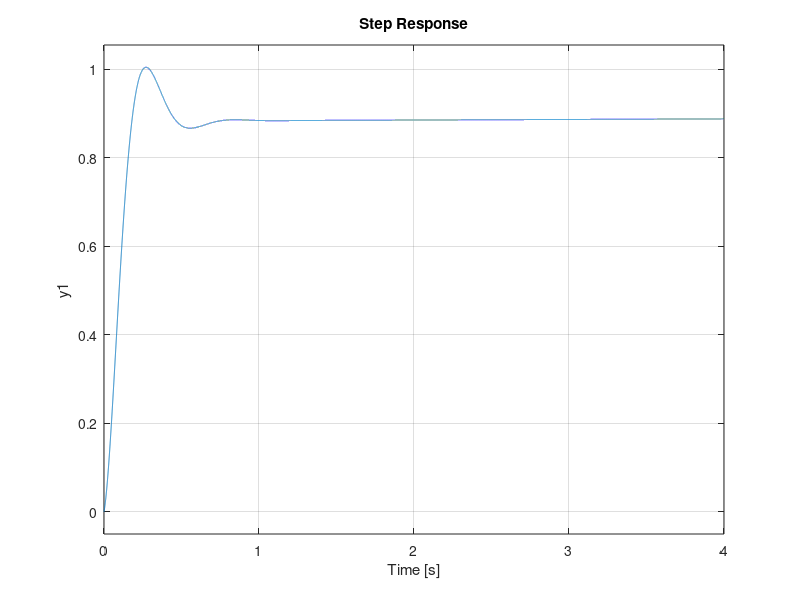

Here is the MATLAB script that generated this plot:
clc;
clear;

R = 1;
L = 0.5;
K = 0.01;
J = 0.01;
b = 0.1;

s = tf('s');

kp = 75;
ki = 1;
kd = 1;

C = pid(kp, ki, kd);
P = K/((J*s+b)*(L*s+R)+K^2);
G = feedback(P*C, 1);

t = 0:0.0001:4;

step(G, t)